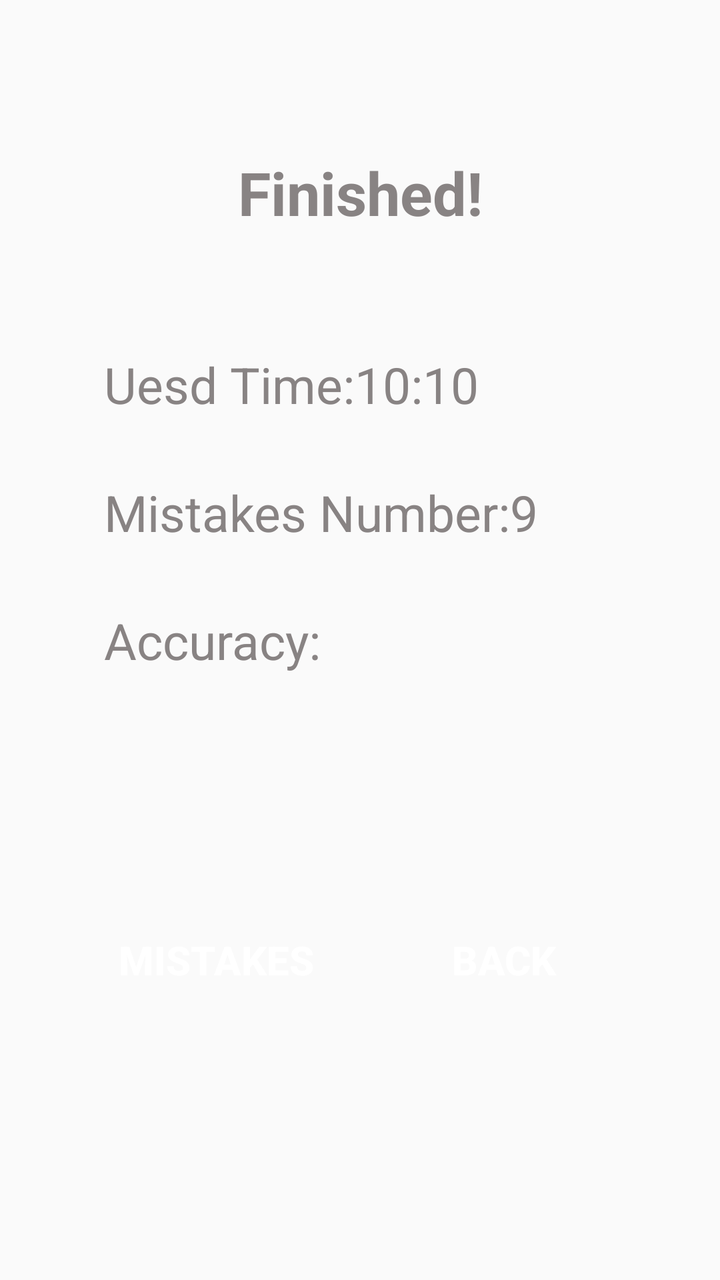
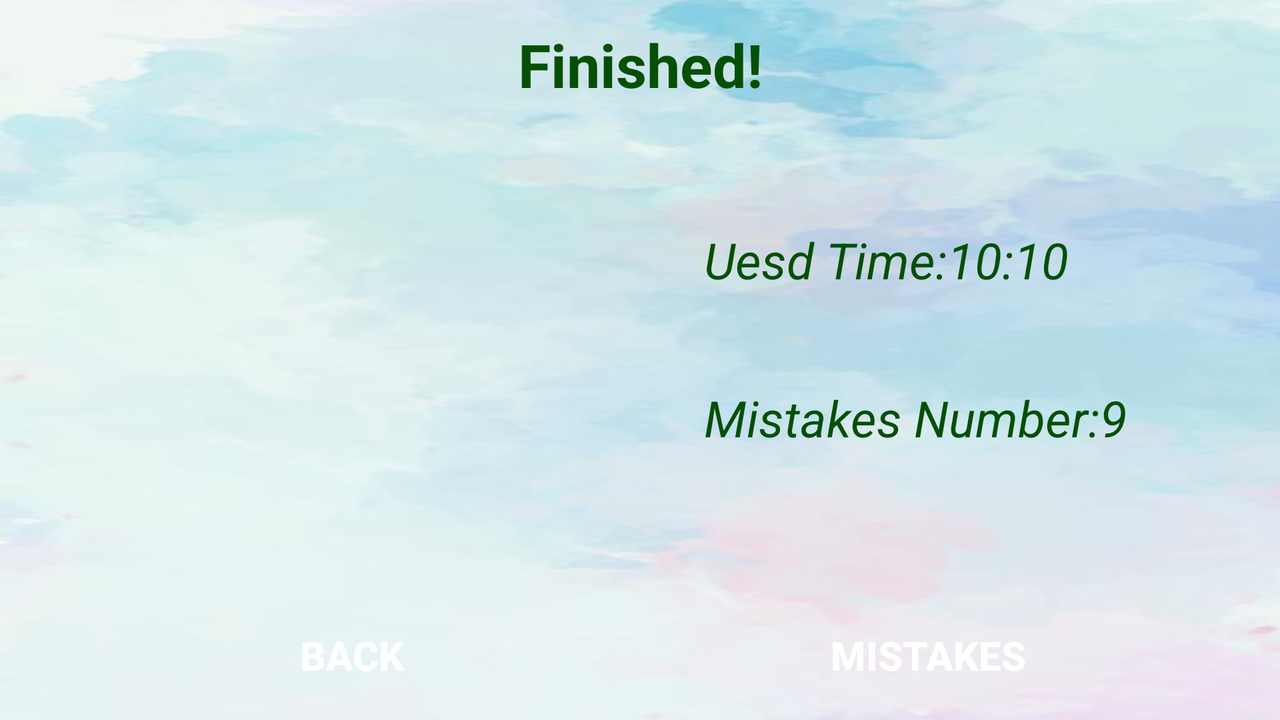

An Android layout and its configuration variant, each rendered on a device that would load it. The default file and the variant file are quoted in full after the pictures.
<!-- AndroidManifest.xml: application theme AppTheme -->
<!-- res/layout/fragment_finish.xml -->
<?xml version="1.0" encoding="utf-8"?>
<layout xmlns:android="http://schemas.android.com/apk/res/android"
    xmlns:app="http://schemas.android.com/apk/res-auto"
    xmlns:tools="http://schemas.android.com/tools">

    <data>
        <variable
            name="data"
            type="com.android.countrain.MyViewModel" />
    </data>

    <androidx.constraintlayout.widget.ConstraintLayout
        android:layout_width="match_parent"
        android:layout_height="match_parent"
        tools:context=".FinishFragment">

        <androidx.constraintlayout.widget.Guideline
            android:id="@+id/guideline4"
            android:layout_width="wrap_content"
            android:layout_height="wrap_content"
            android:orientation="vertical"
            app:layout_constraintGuide_percent="0.1" />

        <androidx.constraintlayout.widget.Guideline
            android:id="@+id/guideline5"
            android:layout_width="wrap_content"
            android:layout_height="wrap_content"
            android:orientation="vertical"
            app:layout_constraintGuide_percent="0.9" />

        <androidx.constraintlayout.widget.Guideline
            android:id="@+id/guideline36"
            android:layout_width="wrap_content"
            android:layout_height="wrap_content"
            android:orientation="vertical"
            app:layout_constraintGuide_percent="0.5" />

        <androidx.constraintlayout.widget.Guideline
            android:id="@+id/guideline6"
            android:layout_width="wrap_content"
            android:layout_height="wrap_content"
            android:orientation="horizontal"
            app:layout_constraintGuide_percent="0.15" />

        <androidx.constraintlayout.widget.Guideline
            android:id="@+id/guideline40"
            android:layout_width="wrap_content"
            android:layout_height="wrap_content"
            android:orientation="horizontal"
            app:layout_constraintGuide_percent="0.3" />

        <androidx.constraintlayout.widget.Guideline
            android:id="@+id/guideline41"
            android:layout_width="wrap_content"
            android:layout_height="wrap_content"
            android:orientation="horizontal"
            app:layout_constraintGuide_percent="0.4" />

        <androidx.constraintlayout.widget.Guideline
            android:id="@+id/guideline58"
            android:layout_width="wrap_content"
            android:layout_height="wrap_content"
            android:orientation="horizontal"
            app:layout_constraintGuide_percent="0.5" />

        <androidx.constraintlayout.widget.Guideline
            android:id="@+id/guideline42"
            android:layout_width="wrap_content"
            android:layout_height="wrap_content"
            android:orientation="horizontal"
            app:layout_constraintGuide_percent="0.59" />

        <androidx.constraintlayout.widget.Guideline
            android:id="@+id/guideline25"
            android:layout_width="wrap_content"
            android:layout_height="wrap_content"
            android:orientation="horizontal"
            app:layout_constraintGuide_percent="0.75" />

        <TextView
            android:id="@+id/textView7"
            android:layout_width="0dp"
            android:layout_height="wrap_content"
            android:gravity="center"
            android:text="@string/finish_title_message"
            android:textColor="@color/colorGrey"
            android:textSize="@dimen/mid_font"
            android:textStyle="bold"
            app:layout_constraintBottom_toTopOf="@+id/guideline6"
            app:layout_constraintEnd_toStartOf="@+id/guideline5"
            app:layout_constraintStart_toStartOf="@+id/guideline4"
            app:layout_constraintTop_toTopOf="@+id/guideline6" />



        <TextView
            android:id="@+id/textView8"
            android:layout_width="wrap_content"
            android:layout_height="wrap_content"
            android:text="@{@string/finish_mistake_number(data.currentMistakes)}"
            android:textAllCaps="false"
            android:textColor="@color/colorGrey"
            android:textSize="@dimen/normal_font"
            android:textStyle="normal"
            app:layout_constraintBottom_toTopOf="@+id/guideline41"
            app:layout_constraintStart_toStartOf="@+id/textView17"
            app:layout_constraintTop_toTopOf="@+id/guideline41"
            app:layout_constraintVertical_bias="0.8"
            tools:text="Mistakes Number:9" />

        <TextView
            android:id="@+id/textView14"
            android:layout_width="wrap_content"
            android:layout_height="wrap_content"
            android:textAllCaps="false"
            android:textColor="@color/colorGrey"
            android:textSize="@dimen/normal_font"
            android:textStyle="normal"
            app:layout_constraintBottom_toTopOf="@+id/guideline58"
            app:layout_constraintStart_toStartOf="@+id/textView8"
            app:layout_constraintTop_toTopOf="@+id/guideline58"
            tools:text="Accuracy:" />

        <Button
            android:id="@+id/button3"
            android:layout_width="0dp"
            android:layout_height="80dp"
            android:layout_marginStart="16dp"
            android:layout_marginEnd="16dp"
            android:background="@drawable/press_effect_button"
            android:text="@string/finish_button_back"
            android:textColor="@color/colorWhite"
            android:textSize="@dimen/small_font"
            android:textStyle="bold"
            app:layout_constraintBottom_toTopOf="@+id/guideline25"
            app:layout_constraintEnd_toStartOf="@+id/guideline5"
            app:layout_constraintStart_toStartOf="@+id/guideline36"
            app:layout_constraintTop_toTopOf="@+id/guideline25" />

        <TextView
            android:id="@+id/textView17"
            android:layout_width="0dp"
            android:layout_height="wrap_content"
            android:layout_marginStart="16dp"
            android:text="@{data.currentTime.toString()}"
            android:textAllCaps="false"
            android:textColor="@color/colorGrey"
            android:textSize="@dimen/normal_font"
            android:textStyle="normal"
            app:layout_constraintBottom_toTopOf="@+id/guideline40"
            app:layout_constraintEnd_toStartOf="@+id/guideline5"
            app:layout_constraintHorizontal_bias="0.0"
            app:layout_constraintStart_toStartOf="@+id/guideline4"
            app:layout_constraintTop_toTopOf="@+id/guideline40"
            app:layout_constraintVertical_bias="0.558"
            tools:text="Uesd Time:10:10" />

        <Button
            android:id="@+id/button18"
            android:layout_width="0dp"
            android:layout_height="80dp"
            android:layout_marginStart="16dp"
            android:layout_marginEnd="16dp"
            android:background="@drawable/press_effect_button"
            android:text="@string/finish_button_mistakes"
            android:textColor="@color/colorWhite"
            android:textSize="@dimen/small_font"
            android:textStyle="bold"
            app:layout_constraintBottom_toTopOf="@+id/guideline25"
            app:layout_constraintEnd_toStartOf="@+id/guideline36"
            app:layout_constraintHorizontal_bias="1.0"
            app:layout_constraintStart_toStartOf="@+id/guideline4"
            app:layout_constraintTop_toTopOf="@+id/guideline25"
            app:layout_constraintVertical_bias="1.0" />
    </androidx.constraintlayout.widget.ConstraintLayout>
</layout>
<!-- resources referenced by this layout -->
<resources>
  <color name="colorGrey">#888383</color>
  <color name="colorWhite">#ffffff</color>
  <dimen name="mid_font">30sp</dimen>
  <dimen name="normal_font">25sp</dimen>
  <dimen name="small_font">20sp</dimen>
  <string name="finish_button_back">Back</string>
  <string name="finish_button_mistakes">Mistakes</string>
  <string name="finish_mistake_number">mistake number:%d</string>
  <string name="finish_title_message">Finished!</string>
  <style name="AppTheme" parent="Theme.AppCompat.Light.DarkActionBar">
          
          <item name="colorPrimary">#00006666</item>
          <item name="colorPrimaryDark">#00006666</item>
          <item name="colorAccent">@color/colorAccent</item>
          <item name="android:windowTranslucentNavigation">true</item>
      </style>
  <color name="colorAccent">#CC1C1C</color>
</resources>
<!-- res/layout-land/fragment_finish.xml (the repository's variant of the layout above) -->
<!-- drawn on the phone turned sideways -->
<?xml version="1.0" encoding="utf-8"?>
<layout xmlns:android="http://schemas.android.com/apk/res/android"
    xmlns:app="http://schemas.android.com/apk/res-auto"
    xmlns:tools="http://schemas.android.com/tools">

    <data>
        <variable
            name="data"
            type="com.android.countrain.MyViewModel" />
    </data>

    <androidx.constraintlayout.widget.ConstraintLayout
        android:layout_width="match_parent"
        android:layout_height="match_parent"
        android:background="@drawable/background4"
        tools:context=".FinishFragment">

        <androidx.constraintlayout.widget.Guideline
            android:id="@+id/guideline4"
            android:layout_width="wrap_content"
            android:layout_height="wrap_content"
            android:orientation="vertical"
            app:layout_constraintGuide_percent="0.05" />

        <androidx.constraintlayout.widget.Guideline
            android:id="@+id/guideline5"
            android:layout_width="wrap_content"
            android:layout_height="wrap_content"
            android:orientation="vertical"
            app:layout_constraintGuide_percent="0.95" />

        <androidx.constraintlayout.widget.Guideline
            android:id="@+id/guideline36"
            android:layout_width="wrap_content"
            android:layout_height="wrap_content"
            android:orientation="vertical"
            app:layout_constraintGuide_percent="0.5" />

        <androidx.constraintlayout.widget.Guideline
            android:id="@+id/guideline6"
            android:layout_width="wrap_content"
            android:layout_height="wrap_content"
            android:orientation="horizontal"
            app:layout_constraintGuide_percent="0.03" />

        <androidx.constraintlayout.widget.Guideline
            android:id="@+id/guideline40"
            android:layout_width="wrap_content"
            android:layout_height="wrap_content"
            android:orientation="horizontal"
            app:layout_constraintGuide_percent="0.15" />

        <androidx.constraintlayout.widget.Guideline
            android:id="@+id/guideline41"
            android:layout_width="wrap_content"
            android:layout_height="wrap_content"
            android:orientation="horizontal"
            app:layout_constraintGuide_percent="0.36" />

        <androidx.constraintlayout.widget.Guideline
            android:id="@+id/guideline42"
            android:layout_width="wrap_content"
            android:layout_height="wrap_content"
            android:orientation="horizontal"
            app:layout_constraintGuide_percent="0.58" />

        <androidx.constraintlayout.widget.Guideline
            android:id="@+id/guideline25"
            android:layout_width="wrap_content"
            android:layout_height="wrap_content"
            android:orientation="horizontal"
            app:layout_constraintGuide_percent="0.85" />

        <androidx.constraintlayout.widget.Guideline xmlns:android="http://schemas.android.com/apk/res/android"
            xmlns:app="http://schemas.android.com/apk/res-auto"
            android:id="@+id/guideline28"
            android:layout_width="wrap_content"
            android:layout_height="wrap_content"
            android:orientation="horizontal"
            app:layout_constraintGuide_percent="0.97" />

        <TextView
            android:id="@+id/textView7"
            android:layout_width="0dp"
            android:layout_height="0dp"
            android:gravity="center"
            android:text="@string/finish_title_message"
            android:textColor="@color/colorWordGreen"
            android:textSize="@dimen/mid_font"
            android:textStyle="bold"
            app:layout_constraintBottom_toTopOf="@+id/guideline40"
            app:layout_constraintEnd_toStartOf="@+id/guideline5"
            app:layout_constraintStart_toStartOf="@+id/guideline4"
            app:layout_constraintTop_toTopOf="@+id/guideline6" />

        <ImageView
            android:id="@+id/imageView2"
            android:layout_width="0dp"
            android:layout_height="0dp"
            android:layout_marginStart="32dp"
            android:layout_marginTop="16dp"
            android:layout_marginEnd="32dp"
            android:layout_marginBottom="16dp"
            android:contentDescription="@string/finish_image_info"
            android:scaleType="centerCrop"
            app:layout_constraintBottom_toTopOf="@+id/guideline25"
            app:layout_constraintEnd_toStartOf="@+id/guideline36"
            app:layout_constraintStart_toStartOf="@+id/guideline4"
            app:layout_constraintTop_toTopOf="@+id/guideline40" />

        <TextView
            android:id="@+id/textView8"
            android:layout_width="0dp"
            android:layout_height="wrap_content"
            android:layout_marginStart="32dp"
            android:text="@{@string/finish_mistake_number(data.currentMistakes)}"
            android:textAllCaps="false"
            android:textColor="@color/colorWordGreen"
            android:textSize="@dimen/normal_font"
            android:textStyle="italic"
            app:layout_constraintBottom_toTopOf="@+id/guideline42"
            app:layout_constraintEnd_toStartOf="@+id/guideline5"
            app:layout_constraintStart_toStartOf="@+id/guideline36"
            app:layout_constraintTop_toTopOf="@+id/guideline42"
            tools:text="Mistakes Number:9" />

        <Button
            android:id="@+id/button3"
            android:layout_width="0dp"
            android:layout_height="0dp"
            android:layout_marginStart="32dp"
            android:layout_marginEnd="32dp"
            android:background="@drawable/press_effect_button"
            android:text="@string/finish_button_back"
            android:textColor="@color/colorWhite"
            android:textSize="@dimen/small_font"
            android:textStyle="bold"
            app:layout_constraintBottom_toTopOf="@+id/guideline28"
            app:layout_constraintEnd_toStartOf="@+id/guideline36"
            app:layout_constraintStart_toStartOf="@+id/guideline4"
            app:layout_constraintTop_toTopOf="@+id/guideline25" />

        <TextView
            android:id="@+id/textView17"
            android:layout_width="0dp"
            android:layout_height="wrap_content"
            android:layout_marginStart="32dp"
            android:text="@{data.currentTime.toString()}"
            android:textAllCaps="false"
            android:textColor="@color/colorWordGreen"
            android:textSize="@dimen/normal_font"
            android:textStyle="italic"
            app:layout_constraintBottom_toTopOf="@+id/guideline41"
            app:layout_constraintEnd_toStartOf="@+id/guideline5"
            app:layout_constraintStart_toStartOf="@+id/guideline36"
            app:layout_constraintTop_toTopOf="@+id/guideline41"
            tools:text="Uesd Time:10:10" />

        <Button
            android:id="@+id/button18"
            android:layout_width="0dp"
            android:layout_height="0dp"
            android:layout_marginStart="32dp"
            android:layout_marginEnd="32dp"
            android:background="@drawable/press_effect_button"
            android:text="@string/finish_button_mistakes"
            android:textColor="@color/colorWhite"
            android:textSize="@dimen/small_font"
            android:textStyle="bold"
            app:layout_constraintBottom_toTopOf="@+id/guideline28"
            app:layout_constraintEnd_toStartOf="@+id/guideline5"
            app:layout_constraintStart_toStartOf="@+id/guideline36"
            app:layout_constraintTop_toTopOf="@+id/guideline25" />
    </androidx.constraintlayout.widget.ConstraintLayout>
</layout>
<!-- resources referenced by the variant -->
<!-- as the phone turned sideways resolves them -->
<resources>
  <color name="colorWhite">#ffffff</color>
  <color name="colorWordGreen">#064f06</color>
  <dimen name="mid_font">30sp</dimen>
  <dimen name="normal_font">25sp</dimen>
  <dimen name="small_font">20sp</dimen>
  <!-- drawable background4: jpg bitmap (drawable, 20915 bytes) -->
  <string name="finish_button_back">Back</string>
  <string name="finish_button_mistakes">Mistakes</string>
  <string name="finish_image_info" translatable="false">finish image</string>
  <string name="finish_mistake_number">mistake number:%d</string>
  <string name="finish_title_message">Finished!</string>
  <style name="AppTheme" parent="Theme.AppCompat.Light.DarkActionBar">
          
          <item name="colorPrimary">#00006666</item>
          <item name="colorPrimaryDark">#00006666</item>
          <item name="colorAccent">@color/colorAccent</item>
          <item name="android:windowTranslucentNavigation">true</item>
      </style>
  <color name="colorAccent">#CC1C1C</color>
</resources>
